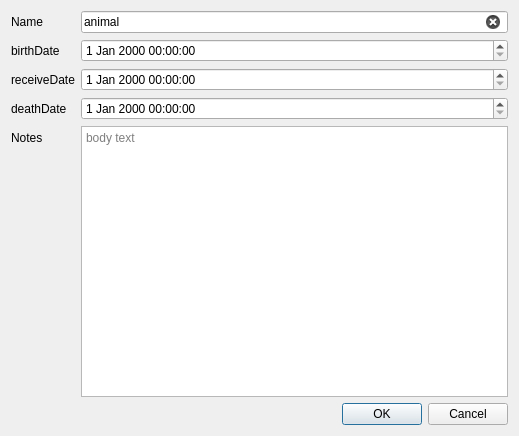
<?xml version="1.0" encoding="UTF-8"?>
<ui version="4.0">
 <class>AnimalEditDialog</class>
 <widget class="QDialog" name="AnimalEditDialog">
  <property name="geometry">
   <rect>
    <x>0</x>
    <y>0</y>
    <width>519</width>
    <height>436</height>
   </rect>
  </property>
  <property name="windowTitle">
   <string>Animal Edit Dialog</string>
  </property>
  <layout class="QVBoxLayout" name="verticalLayout">
   <item>
    <layout class="QFormLayout" name="formLayout_2">
     <item row="0" column="0">
      <widget class="QLabel" name="label_3">
       <property name="text">
        <string>Name</string>
       </property>
      </widget>
     </item>
     <item row="0" column="1">
      <widget class="QLineEdit" name="lineEdit_Name">
       <property name="text">
        <string>animal</string>
       </property>
       <property name="placeholderText">
        <string>title</string>
       </property>
       <property name="clearButtonEnabled">
        <bool>true</bool>
       </property>
      </widget>
     </item>
     <item row="1" column="0">
      <widget class="QLabel" name="label">
       <property name="text">
        <string>birthDate</string>
       </property>
      </widget>
     </item>
     <item row="1" column="1">
      <widget class="QDateTimeEdit" name="dateTimeEdit_Birth"/>
     </item>
     <item row="2" column="0">
      <widget class="QLabel" name="label_2">
       <property name="text">
        <string>receiveDate</string>
       </property>
      </widget>
     </item>
     <item row="2" column="1">
      <widget class="QDateTimeEdit" name="dateTimeEdit_Receive">
       <property name="enabled">
        <bool>true</bool>
       </property>
      </widget>
     </item>
     <item row="3" column="0">
      <widget class="QLabel" name="deathDateLabel">
       <property name="text">
        <string>deathDate</string>
       </property>
      </widget>
     </item>
     <item row="3" column="1">
      <widget class="QDateTimeEdit" name="dateTimeEdit_Death">
       <property name="enabled">
        <bool>true</bool>
       </property>
      </widget>
     </item>
     <item row="5" column="0">
      <widget class="QLabel" name="label_5">
       <property name="text">
        <string>Notes</string>
       </property>
      </widget>
     </item>
     <item row="5" column="1">
      <widget class="QTextBrowser" name="textBrowser_Notes">
       <property name="readOnly">
        <bool>false</bool>
       </property>
       <property name="placeholderText">
        <string>body text</string>
       </property>
      </widget>
     </item>
    </layout>
   </item>
   <item>
    <widget class="QDialogButtonBox" name="buttonBox">
     <property name="orientation">
      <enum>Qt::Horizontal</enum>
     </property>
     <property name="standardButtons">
      <set>QDialogButtonBox::Cancel|QDialogButtonBox::Ok</set>
     </property>
    </widget>
   </item>
  </layout>
 </widget>
 <resources/>
 <connections>
  <connection>
   <sender>buttonBox</sender>
   <signal>accepted()</signal>
   <receiver>AnimalEditDialog</receiver>
   <slot>accept()</slot>
   <hints>
    <hint type="sourcelabel">
     <x>248</x>
     <y>254</y>
    </hint>
    <hint type="destinationlabel">
     <x>157</x>
     <y>274</y>
    </hint>
   </hints>
  </connection>
  <connection>
   <sender>buttonBox</sender>
   <signal>rejected()</signal>
   <receiver>AnimalEditDialog</receiver>
   <slot>reject()</slot>
   <hints>
    <hint type="sourcelabel">
     <x>316</x>
     <y>260</y>
    </hint>
    <hint type="destinationlabel">
     <x>286</x>
     <y>274</y>
    </hint>
   </hints>
  </connection>
 </connections>
</ui>
